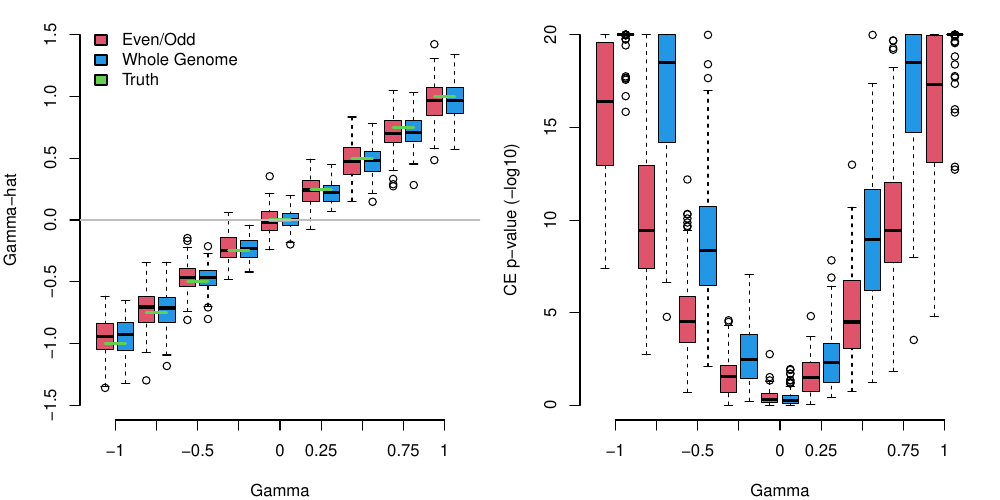

Recreate this plot in R.
rm( list=ls() )
set.seed(34)

if( file.exists( 'ExtendedDataFigure1.Rdata' ) ){
  load( 'ExtendedDataFigure1.Rdata' )
} else {
  niter <- 100
  N     <- 1e4
  S     <- 100
  h2    <- .3
  lams  <- seq(-1,1,len=9)
  out <- array( dim=c(2,4,length(lams),niter) )
}

for( it in 1:niter )
  for( lam.i in seq( along=lams ) )
{
  if( any( !is.na( out[1,,lam.i,it] ) ) ) next
  print( it )
  G     <- scale(matrix( rnorm(2*N*S), 2*N, S )) ## scale not needed but makes G_j^T G_j exactly 1
  betas <- sqrt(h2/(2*S)) * matrix( rnorm(S*2), S, 2 )
  P <- G %*% betas
  y <- P[,1] + P[,2] + lams[lam.i] * P[,1] * P[,2] + rnorm(2*N)*sqrt(1 - h2 - lams[lam.i]^2 * h2^2 / 4 )

  betahat <- t(G[1:N,]) %*% y[1:N]

  P1   <- G[N+1:N,1:(S/2)    ] %*% betahat[1:(S/2)    ]
  P2   <- G[N+1:N,1:(S/2)+S/2] %*% betahat[1:(S/2)+S/2]
  P    <- P1 + P2
  ytst <- y[N+1:N]

  P1  <- scale(P1) * sqrt( h2/4 )
  P2  <- scale(P2) * sqrt( h2/4 )
  P   <- scale(P)  * sqrt( h2/4 )

  out[1,,lam.i,it]  <- summary( lm( ytst ~ P1  + P2 + P1:P2 ) )$coef['P1:P2',]
  out[2,,lam.i,it]  <- summary( lm( ytst ~ P + I(P^2) ) )$coef['I(P^2)',]

  rm( G )
  save.image( 'ce_sims.Rdata' )
}

lamarray <- Zarray <- array( dim=c(2,length(lams),niter) )
for( lam.i in seq( along=lams ) )
  lamarray[,lam.i,]<- lam.i
for( j in 1:2 )
  Zarray  [j,,]<- j

pdf( 'ExtendedDataFigure1.pdf', w=10, h=5 )
par( mfrow=c(1,2), mar=c(4,4,1,1) )

boxplot( out[,1,,] ~ Zarray + lamarray, col=rep(c(2,4),3), axes=F, xlab='Gamma', ylab='Gamma-hat', ylim=c(-1.5,1.5) )
axis(1,at=.5+seq(1,length(lams)*2,2),labels=lams)
axis(2)
legend( 'topleft', fill=c(2,4,3), leg=c( 'Even/Odd', 'Whole Genome', 'Truth' ), bty='n' )
for( lam in lams )
  lines( which(lams==lam)*2 + c(-1,0), rep(lam,2), col=3, lwd=3 )
abline( h = 0, col='grey' )

boxplot( -log10(out[,4,,]+1e-20) ~ Zarray + lamarray, col=rep(c(2,4),3), axes=F, xlab='Gamma', ylab='CE p-value (-log10)' )
axis(1,at=.5+seq(1,length(lams)*2,2),labels=lams)
axis(2)

dev.off()
